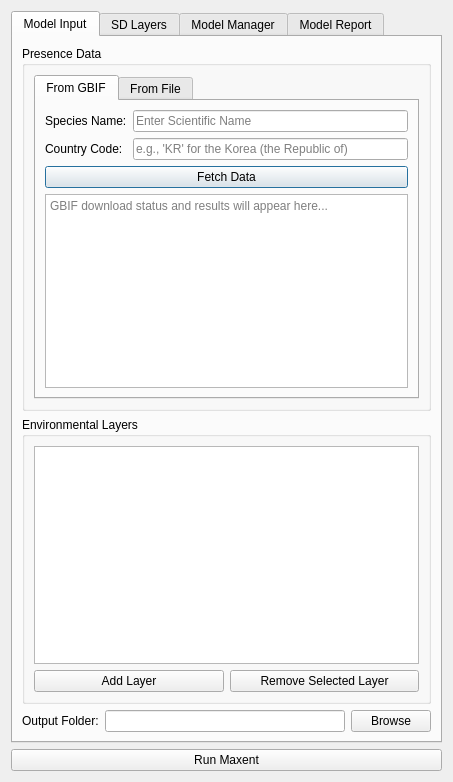
<?xml version="1.0" encoding="UTF-8"?>
<ui version="4.0">
 <class>SatSDMDialog</class>
 <widget class="QDialog" name="SatSDMDialog">
  <property name="geometry">
   <rect>
    <x>0</x>
    <y>0</y>
    <width>453</width>
    <height>782</height>
   </rect>
  </property>
  <property name="windowTitle">
   <string>SatSDM - Satellite-Derived Species Distribution Model</string>
  </property>
  <layout class="QVBoxLayout" name="mainLayout">
   <item>
    <widget class="QTabWidget" name="main_tab">
     <property name="currentIndex">
      <number>0</number>
     </property>
     <widget class="QWidget" name="tab_input">
      <attribute name="title">
       <string>Model Input</string>
      </attribute>
      <layout class="QVBoxLayout" name="inputLayout">
       <item>
        <widget class="QGroupBox" name="occurrenceGroup">
         <property name="title">
          <string>Presence Data</string>
         </property>
         <layout class="QVBoxLayout">
          <item>
           <widget class="QTabWidget" name="occurrence_tab">
            <property name="currentIndex">
             <number>0</number>
            </property>
            <widget class="QWidget" name="tab_gbif">
             <attribute name="title">
              <string>From GBIF</string>
             </attribute>
             <layout class="QVBoxLayout">
              <item>
               <layout class="QFormLayout">
                <item row="0" column="0">
                 <widget class="QLabel" name="label_species">
                  <property name="text">
                   <string>Species Name:</string>
                  </property>
                 </widget>
                </item>
                <item row="0" column="1">
                 <widget class="QLineEdit" name="gbif_species_input">
                  <property name="placeholderText">
                   <string>Enter Scientific Name</string>
                  </property>
                 </widget>
                </item>
                <item row="1" column="0">
                 <widget class="QLabel" name="label_country">
                  <property name="text">
                   <string>Country Code:</string>
                  </property>
                 </widget>
                </item>
                <item row="1" column="1">
                 <widget class="QLineEdit" name="gbif_country_input">
                  <property name="placeholderText">
                   <string>e.g., 'KR' for the Korea (the Republic of)</string>
                  </property>
                 </widget>
                </item>
               </layout>
              </item>
              <item>
               <widget class="QPushButton" name="gbif_download_button">
                <property name="text">
                 <string>Fetch Data</string>
                </property>
               </widget>
              </item>
              <item>
               <widget class="QTextEdit" name="gbif_result_output">
                <property name="readOnly">
                 <bool>true</bool>
                </property>
                <property name="placeholderText">
                 <string>GBIF download status and results will appear here...</string>
                </property>
               </widget>
              </item>
             </layout>
            </widget>
            <widget class="QWidget" name="tab_file">
             <attribute name="title">
              <string>From File</string>
             </attribute>
             <layout class="QHBoxLayout">
              <item>
               <widget class="QLineEdit" name="occurrence_file_input"/>
              </item>
              <item>
               <widget class="QPushButton" name="browse_occurrence_button">
                <property name="text">
                 <string>Browse</string>
                </property>
               </widget>
              </item>
             </layout>
            </widget>
           </widget>
          </item>
         </layout>
        </widget>
       </item>
       <item>
        <widget class="QGroupBox" name="envGroup">
         <property name="title">
          <string>Environmental Layers</string>
         </property>
         <layout class="QVBoxLayout">
          <item>
           <widget class="QListWidget" name="env_layers_list"/>
          </item>
          <item>
           <layout class="QHBoxLayout">
            <item>
             <widget class="QPushButton" name="add_env_button">
              <property name="text">
               <string>Add Layer</string>
              </property>
             </widget>
            </item>
            <item>
             <widget class="QPushButton" name="remove_env_button">
              <property name="text">
               <string>Remove Selected Layer</string>
              </property>
             </widget>
            </item>
           </layout>
          </item>
         </layout>
        </widget>
       </item>
       <item>
        <layout class="QVBoxLayout">
         <item>
          <layout class="QHBoxLayout">
           <item>
            <widget class="QLabel" name="outputDirLabel">
             <property name="text">
              <string>Output Folder:</string>
             </property>
            </widget>
           </item>
           <item>
            <widget class="QLineEdit" name="output_dir_input"/>
           </item>
           <item>
            <widget class="QPushButton" name="browse_output">
             <property name="text">
              <string>Browse</string>
             </property>
            </widget>
           </item>
          </layout>
         </item>
        </layout>
       </item>
      </layout>
     </widget>
     <widget class="QWidget" name="tab_layers">
      <attribute name="title">
       <string>SD Layers</string>
      </attribute>
      <layout class="QVBoxLayout" name="envAutoLayout">
       <item>
        <widget class="QGroupBox" name="group_satellite_indices">
         <property name="title">
          <string>Spectral Layer from Satellite Images</string>
         </property>
         <layout class="QVBoxLayout">
          <item>
           <layout class="QHBoxLayout">
            <item>
             <widget class="QLineEdit" name="satellite_folder_input"/>
            </item>
            <item>
             <widget class="QPushButton" name="satellite_folder_button">
              <property name="text">
               <string>Browse</string>
              </property>
             </widget>
            </item>
           </layout>
          </item>
          <item>
           <widget class="QComboBox" name="satellite_combo">
            <item>
             <property name="text">
              <string>KOMPSAT-3</string>
             </property>
            </item>
            <item>
             <property name="text">
              <string>Sentinel-2</string>
             </property>
            </item>
            <item>
             <property name="text">
              <string>Landsat</string>
             </property>
            </item>
           </widget>
          </item>
          <item>
           <widget class="QCheckBox" name="check_ndvi">
            <property name="text">
             <string>Normalized Difference Vegetation Index</string>
            </property>
           </widget>
          </item>
          <item>
           <widget class="QCheckBox" name="check_gndvi">
            <property name="text">
             <string>Green Normalized Difference Vegetation Index</string>
            </property>
           </widget>
          </item>
          <item>
           <widget class="QCheckBox" name="check_ndwi_mcfeeters">
            <property name="text">
             <string>Normalized Difference Water Index (McFeeters, 1996)</string>
            </property>
           </widget>
          </item>
          <item>
           <widget class="QCheckBox" name="check_ndwi_gao">
            <property name="text">
             <string>Normalized Difference Water Index (Gao, 1996)</string>
            </property>
           </widget>
          </item>
          <item>
           <widget class="QCheckBox" name="check_ndbi">
            <property name="text">
             <string>Normalized Difference Built-up Index</string>
            </property>
           </widget>
          </item>
          <item>
           <widget class="QCheckBox" name="check_savi">
            <property name="text">
             <string>Soil-Adjusted Vegetation Index</string>
            </property>
           </widget>
          </item>
          <item>
           <widget class="QCheckBox" name="check_bai">
            <property name="text">
             <string>Burned Area Index</string>
            </property>
           </widget>
          </item>
          <item>
           <widget class="QPushButton" name="satellite_run_button">
            <property name="text">
             <string>Run</string>
            </property>
           </widget>
          </item>
         </layout>
        </widget>
       </item>
       <item>
        <widget class="QGroupBox" name="group_dem_variables">
         <property name="title">
          <string>Terrain Layer from DEM</string>
         </property>
         <layout class="QVBoxLayout">
          <item>
           <layout class="QHBoxLayout">
            <item>
             <widget class="QLineEdit" name="terrain_folder_input"/>
            </item>
            <item>
             <widget class="QPushButton" name="terrain_folder_button">
              <property name="text">
               <string>Browse</string>
              </property>
             </widget>
            </item>
           </layout>
          </item>
          <item>
           <widget class="QCheckBox" name="check_slope">
            <property name="text">
             <string>Slope</string>
            </property>
           </widget>
          </item>
          <item>
           <widget class="QCheckBox" name="check_aspect">
            <property name="text">
             <string>Aspect</string>
            </property>
           </widget>
          </item>
          <item>
           <widget class="QCheckBox" name="check_tpi">
            <property name="text">
             <string>Topographic Position Index</string>
            </property>
           </widget>
          </item>
          <item>
           <widget class="QPushButton" name="terrain_run_button">
            <property name="text">
             <string>Run</string>
            </property>
           </widget>
          </item>
         </layout>
        </widget>
       </item>
       <item>
        <widget class="QGroupBox" name="group_proximity_layer">
         <property name="title">
          <string>Proximity Layer from Land Cover</string>
         </property>
         <layout class="QVBoxLayout">
          <item>
           <layout class="QHBoxLayout">
            <item>
             <widget class="QLineEdit" name="proximity_folder_input"/>
            </item>
            <item>
             <widget class="QPushButton" name="proximity_folder_button">
              <property name="text">
               <string>Browse</string>
              </property>
             </widget>
            </item>
           </layout>
          </item>
          <item>
           <layout class="QHBoxLayout">
            <item>
             <widget class="QLabel" name="label_proximity_field">
              <property name="text">
               <string>Select LC Field:</string>
              </property>
             </widget>
            </item>
            <item>
             <widget class="QComboBox" name="combo_proximity_field"/>
            </item>
           </layout>
          </item>
          <item>
           <layout class="QHBoxLayout">
            <item>
             <widget class="QLabel" name="label_proximity_value">
              <property name="text">
               <string>Select LC Value:</string>
              </property>
             </widget>
            </item>
            <item>
             <widget class="QComboBox" name="combo_proximity_value"/>
            </item>
           </layout>
          </item>
          <item>
           <widget class="QPushButton" name="proximity_run_button">
            <property name="text">
             <string>Run</string>
            </property>
           </widget>
          </item>
         </layout>
        </widget>
       </item>
      </layout>
     </widget>
     <widget class="QWidget" name="tab_model">
      <attribute name="title">
       <string>Model Manager</string>
      </attribute>
      <layout class="QVBoxLayout">
       <item>
        <widget class="QGroupBox" name="maxent_feature_group">
         <property name="title">
          <string>Feature Types</string>
         </property>
         <layout class="QVBoxLayout">
          <item>
           <widget class="QCheckBox" name="feature_linear">
            <property name="text">
             <string>Linear</string>
            </property>
            <property name="checked">
             <bool>true</bool>
            </property>
           </widget>
          </item>
          <item>
           <widget class="QCheckBox" name="feature_hinge">
            <property name="text">
             <string>Hinge</string>
            </property>
            <property name="checked">
             <bool>true</bool>
            </property>
           </widget>
          </item>
          <item>
           <widget class="QCheckBox" name="feature_product">
            <property name="text">
             <string>Product</string>
            </property>
            <property name="checked">
             <bool>true</bool>
            </property>
           </widget>
          </item>
          <item>
           <widget class="QCheckBox" name="feature_threshold">
            <property name="text">
             <string>Threshold</string>
            </property>
            <property name="checked">
             <bool>false</bool>
            </property>
           </widget>
          </item>
         </layout>
        </widget>
       </item>
       <item>
        <widget class="QGroupBox" name="regularization_group">
         <property name="title">
          <string>Regularization Parameters</string>
         </property>
         <layout class="QVBoxLayout">
          <item>
           <layout class="QHBoxLayout">
            <item>
             <widget class="QLabel" name="label">
              <property name="text">
               <string>Beta Multiplier:</string>
              </property>
             </widget>
            </item>
            <item>
             <widget class="QDoubleSpinBox" name="beta_multiplier">
              <property name="minimum">
               <double>0.000000000000000</double>
              </property>
              <property name="singleStep">
               <double>0.100000000000000</double>
              </property>
              <property name="value">
               <double>2.000000000000000</double>
              </property>
             </widget>
            </item>
           </layout>
          </item>
          <item>
           <layout class="QHBoxLayout">
            <item>
             <widget class="QLabel" name="label">
              <property name="text">
               <string>Beta Hinge:</string>
              </property>
             </widget>
            </item>
            <item>
             <widget class="QDoubleSpinBox" name="beta_hinge">
              <property name="value">
               <double>1.000000000000000</double>
              </property>
             </widget>
            </item>
           </layout>
          </item>
          <item>
           <layout class="QHBoxLayout">
            <item>
             <widget class="QLabel" name="label">
              <property name="text">
               <string>Beta LQP:</string>
              </property>
             </widget>
            </item>
            <item>
             <widget class="QDoubleSpinBox" name="beta_lqp">
              <property name="value">
               <double>1.000000000000000</double>
              </property>
             </widget>
            </item>
           </layout>
          </item>
          <item>
           <layout class="QHBoxLayout">
            <item>
             <widget class="QLabel" name="label">
              <property name="text">
               <string>Beta Threshold:</string>
              </property>
             </widget>
            </item>
            <item>
             <widget class="QDoubleSpinBox" name="beta_threshold">
              <property name="value">
               <double>1.000000000000000</double>
              </property>
             </widget>
            </item>
           </layout>
          </item>
          <item>
           <layout class="QHBoxLayout">
            <item>
             <widget class="QLabel" name="label">
              <property name="text">
               <string>Beta Categorical:</string>
              </property>
             </widget>
            </item>
            <item>
             <widget class="QDoubleSpinBox" name="beta_categorical">
              <property name="value">
               <double>1.000000000000000</double>
              </property>
             </widget>
            </item>
           </layout>
          </item>
         </layout>
        </widget>
       </item>
       <item>
        <widget class="QGroupBox" name="advanced_group">
         <property name="title">
          <string>Advanced Options</string>
         </property>
         <layout class="QVBoxLayout">
          <item>
           <layout class="QHBoxLayout">
            <item>
             <widget class="QCheckBox" name="clamp_checkbox">
              <property name="text">
               <string>Clamp feature ranges</string>
              </property>
              <property name="checked">
               <bool>true</bool>
              </property>
             </widget>
            </item>
           </layout>
          </item>
          <item>
           <layout class="QHBoxLayout">
            <item>
             <widget class="QLabel" name="label">
              <property name="text">
               <string>Prevalence (tau):</string>
              </property>
             </widget>
            </item>
            <item>
             <widget class="QDoubleSpinBox" name="tau_spinbox">
              <property name="minimum">
               <double>0.000000000000000</double>
              </property>
              <property name="maximum">
               <double>1.000000000000000</double>
              </property>
              <property name="singleStep">
               <double>0.100000000000000</double>
              </property>
              <property name="value">
               <double>0.500000000000000</double>
              </property>
             </widget>
            </item>
           </layout>
          </item>
          <item>
           <layout class="QHBoxLayout">
            <item>
             <widget class="QLabel" name="label">
              <property name="text">
               <string>Transform:</string>
              </property>
             </widget>
            </item>
            <item>
             <widget class="QComboBox" name="transform_combo">
              <item>
               <property name="text">
                <string>cloglog</string>
               </property>
              </item>
              <item>
               <property name="text">
                <string>logistic</string>
               </property>
              </item>
              <item>
               <property name="text">
                <string>raw</string>
               </property>
              </item>
             </widget>
            </item>
           </layout>
          </item>
          <item>
           <layout class="QHBoxLayout">
            <item>
             <widget class="QLabel" name="label">
              <property name="text">
               <string>Convergence Tolerance:</string>
              </property>
             </widget>
            </item>
            <item>
             <widget class="QDoubleSpinBox" name="tolerance_spinbox">
              <property name="decimals">
               <number>8</number>
              </property>
              <property name="value">
               <double>0.000002000000000</double>
              </property>
             </widget>
            </item>
           </layout>
          </item>
          <item>
           <layout class="QHBoxLayout">
            <item>
             <widget class="QLabel" name="label">
              <property name="text">
               <string>Use Lambdas:</string>
              </property>
             </widget>
            </item>
            <item>
             <widget class="QComboBox" name="lambda_combo">
              <item>
               <property name="text">
                <string>best</string>
               </property>
              </item>
              <item>
               <property name="text">
                <string>last</string>
               </property>
              </item>
             </widget>
            </item>
           </layout>
          </item>
          <item>
           <layout class="QHBoxLayout">
            <item>
             <widget class="QLabel" name="label">
              <property name="text">
               <string>Number of Lambdas:</string>
              </property>
             </widget>
            </item>
            <item>
             <widget class="QSpinBox" name="lambda_spinbox">
              <property name="minimum">
               <number>1</number>
              </property>
              <property name="maximum">
               <number>100</number>
              </property>
              <property name="singleStep">
               <number>1</number>
              </property>
              <property name="value">
               <number>100</number>
              </property>
			 </widget>
            </item>
           </layout>
          </item>
          <item>
           <layout class="QHBoxLayout">
            <item>
             <widget class="QLabel" name="label">
              <property name="text">
               <string>Class Weights:</string>
              </property>
             </widget>
            </item>
            <item>
             <widget class="QSpinBox" name="class_weights_spinbox">
              <property name="minimum">
               <number>0</number>
              </property>
              <property name="maximum">
               <number>100</number>
              </property>
              <property name="singleStep">
               <number>1</number>
              </property>
              <property name="value">
               <number>100</number>
              </property>
             </widget>
            </item>
           </layout>
          </item>
         </layout>
        </widget>
       </item>
      </layout>
     </widget>
     <widget class="QWidget" name="tab_results">
      <attribute name="title">
       <string>Model Report</string>
      </attribute>
      <layout class="QVBoxLayout">
       <item>
        <widget class="QTextEdit" name="results_summary">
         <property name="readOnly">
          <bool>true</bool>
         </property>
         <property name="placeholderText">
          <string>Evaluation summary (AUC, ROC, etc.) will appear here...</string>
         </property>
        </widget>
       </item>
       <item>
        <widget class="QLabel" name="roc_image">
         <property name="text">
          <string>ROC curve image placeholder</string>
         </property>
        </widget>
       </item>
      </layout>
     </widget>
    </widget>
   </item>
   <item>
    <widget class="QPushButton" name="run_button">
     <property name="text">
      <string>Run Maxent</string>
     </property>
    </widget>
   </item>
  </layout>
 </widget>
 <resources/>
 <connections/>
</ui>
